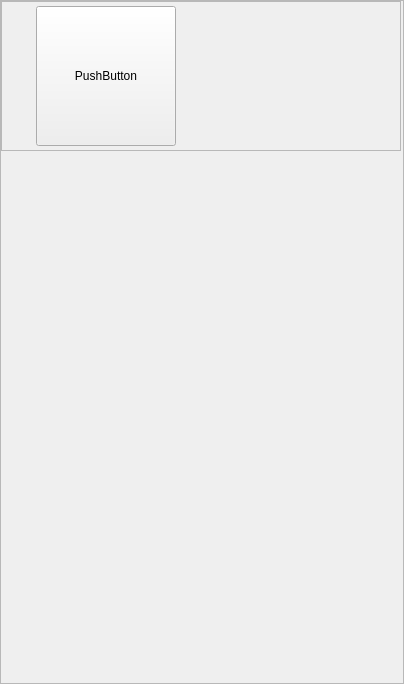
                        <widget class="QWidget" name="scrollAreaWidgetContents_2">
                         <property name="geometry">
                          <rect>
                           <x>0</x>
                           <y>0</y>
                           <width>404</width>
                           <height>684</height>
                          </rect>
                         </property>
                         <property name="sizePolicy">
                          <sizepolicy hsizetype="Preferred" vsizetype="Preferred">
                           <horstretch>0</horstretch>
                           <verstretch>0</verstretch>
                          </sizepolicy>
                         </property>
                         <property name="minimumSize">
                          <size>
                           <width>0</width>
                           <height>0</height>
                          </size>
                         </property>
                         <property name="maximumSize">
                          <size>
                           <width>16777215</width>
                           <height>16777215</height>
                          </size>
                         </property>
                         <layout class="QVBoxLayout" name="verticalLayout_26">
                          <property name="spacing">
                           <number>0</number>
                          </property>
                          <property name="leftMargin">
                           <number>0</number>
                          </property>
                          <property name="topMargin">
                           <number>0</number>
                          </property>
                          <property name="rightMargin">
                           <number>0</number>
                          </property>
                          <property name="bottomMargin">
                           <number>0</number>
                          </property>
                          <item>
                           <widget class="QFrame" name="frame_13">
                            <property name="sizePolicy">
                             <sizepolicy hsizetype="Preferred" vsizetype="Preferred">
                              <horstretch>0</horstretch>
                              <verstretch>0</verstretch>
                             </sizepolicy>
                            </property>
                            <property name="frameShape">
                             <enum>QFrame::StyledPanel</enum>
                            </property>
                            <property name="frameShadow">
                             <enum>QFrame::Raised</enum>
                            </property>
                            <layout class="QVBoxLayout" name="verticalLayout_27">
                             <property name="spacing">
                              <number>0</number>
                             </property>
                             <property name="leftMargin">
                              <number>0</number>
                             </property>
                             <property name="topMargin">
                              <number>0</number>
                             </property>
                             <property name="rightMargin">
                              <number>0</number>
                             </property>
                             <property name="bottomMargin">
                              <number>0</number>
                             </property>
                             <item>
                              <layout class="QVBoxLayout" name="verticalLayout_25">
                               <item>
                                <widget class="QFrame" name="frame_14">
                                 <property name="sizePolicy">
                                  <sizepolicy hsizetype="Fixed" vsizetype="Fixed">
                                   <horstretch>0</horstretch>
                                   <verstretch>0</verstretch>
                                  </sizepolicy>
                                 </property>
                                 <property name="minimumSize">
                                  <size>
                                   <width>400</width>
                                   <height>150</height>
                                  </size>
                                 </property>
                                 <property name="maximumSize">
                                  <size>
                                   <width>400</width>
                                   <height>150</height>
                                  </size>
                                 </property>
                                 <property name="frameShape">
                                  <enum>QFrame::StyledPanel</enum>
                                 </property>
                                 <property name="frameShadow">
                                  <enum>QFrame::Raised</enum>
                                 </property>
                                 <layout class="QHBoxLayout" name="horizontalLayout_15">
                                  <property name="spacing">
                                   <number>0</number>
                                  </property>
                                  <property name="leftMargin">
                                   <number>0</number>
                                  </property>
                                  <property name="topMargin">
                                   <number>0</number>
                                  </property>
                                  <property name="rightMargin">
                                   <number>0</number>
                                  </property>
                                  <property name="bottomMargin">
                                   <number>0</number>
                                  </property>
                                  <item>
                                   <layout class="QHBoxLayout" name="horizontalLayout_14">
                                    <item>
                                     <layout class="QHBoxLayout" name="horizontalLayout_16">
                                      <item>
                                       <widget class="QPushButton" name="btn_imageList">
                                        <property name="sizePolicy">
                                         <sizepolicy hsizetype="Fixed" vsizetype="Fixed">
                                          <horstretch>0</horstretch>
                                          <verstretch>0</verstretch>
                                         </sizepolicy>
                                        </property>
                                        <property name="minimumSize">
                                         <size>
                                          <width>140</width>
                                          <height>140</height>
                                         </size>
                                        </property>
                                        <property name="maximumSize">
                                         <size>
                                          <width>140</width>
                                          <height>140</height>
                                         </size>
                                        </property>
                                        <property name="text">
                                         <string>PushButton</string>
                                        </property>
                                       </widget>
                                      </item>
                                      <item>
                                       <spacer name="horizontalSpacer_11">
                                        <property name="orientation">
                                         <enum>Qt::Horizontal</enum>
                                        </property>
                                        <property name="sizeType">
                                         <enum>QSizePolicy::Fixed</enum>
                                        </property>
                                        <property name="sizeHint" stdset="0">
                                         <size>
                                          <width>20</width>
                                          <height>20</height>
                                         </size>
                                        </property>
                                       </spacer>
                                      </item>
                                      <item>
                                       <layout class="QVBoxLayout" name="verticalLayout_28">
                                        <item>
                                         <widget class="QLabel" name="lab_line1ListImage">
                                          <property name="sizePolicy">
                                           <sizepolicy hsizetype="Fixed" vsizetype="Fixed">
                                            <horstretch>0</horstretch>
                                            <verstretch>0</verstretch>
                                           </sizepolicy>
                                          </property>
                                          <property name="minimumSize">
                                           <size>
                                            <width>170</width>
                                            <height>44</height>
                                           </size>
                                          </property>
                                          <property name="maximumSize">
                                           <size>
                                            <width>170</width>
                                            <height>44</height>
                                           </size>
                                          </property>
                                          <property name="text">
                                           <string/>
                                          </property>
                                         </widget>
                                        </item>
                                        <item>
                                         <widget class="QLabel" name="lab_line2ListImage">
                                          <property name="sizePolicy">
                                           <sizepolicy hsizetype="Fixed" vsizetype="Fixed">
                                            <horstretch>0</horstretch>
                                            <verstretch>0</verstretch>
                                           </sizepolicy>
                                          </property>
                                          <property name="minimumSize">
                                           <size>
                                            <width>170</width>
                                            <height>43</height>
                                           </size>
                                          </property>
                                          <property name="maximumSize">
                                           <size>
                                            <width>170</width>
                                            <height>43</height>
                                           </size>
                                          </property>
                                          <property name="text">
                                           <string/>
                                          </property>
                                         </widget>
                                        </item>
                                        <item>
                                         <widget class="QLabel" name="lab_line3ListImage">
                                          <property name="sizePolicy">
                                           <sizepolicy hsizetype="Fixed" vsizetype="Fixed">
                                            <horstretch>0</horstretch>
                                            <verstretch>0</verstretch>
                                           </sizepolicy>
                                          </property>
                                          <property name="minimumSize">
                                           <size>
                                            <width>170</width>
                                            <height>43</height>
                                           </size>
                                          </property>
                                          <property name="maximumSize">
                                           <size>
                                            <width>170</width>
                                            <height>43</height>
                                           </size>
                                          </property>
                                          <property name="text">
                                           <string/>
                                          </property>
                                         </widget>
                                        </item>
                                       </layout>
                                      </item>
                                     </layout>
                                    </item>
                                   </layout>
                                  </item>
                                 </layout>
                                </widget>
                               </item>
                               <item>
                                <spacer name="verticalSpacer_3">
                                 <property name="orientation">
                                  <enum>Qt::Vertical</enum>
                                 </property>
                                 <property name="sizeHint" stdset="0">
                                  <size>
                                   <width>20</width>
                                   <height>40</height>
                                  </size>
                                 </property>
                                </spacer>
                               </item>
                              </layout>
                             </item>
                            </layout>
                           </widget>
                          </item>
                         </layout>
                        </widget>
